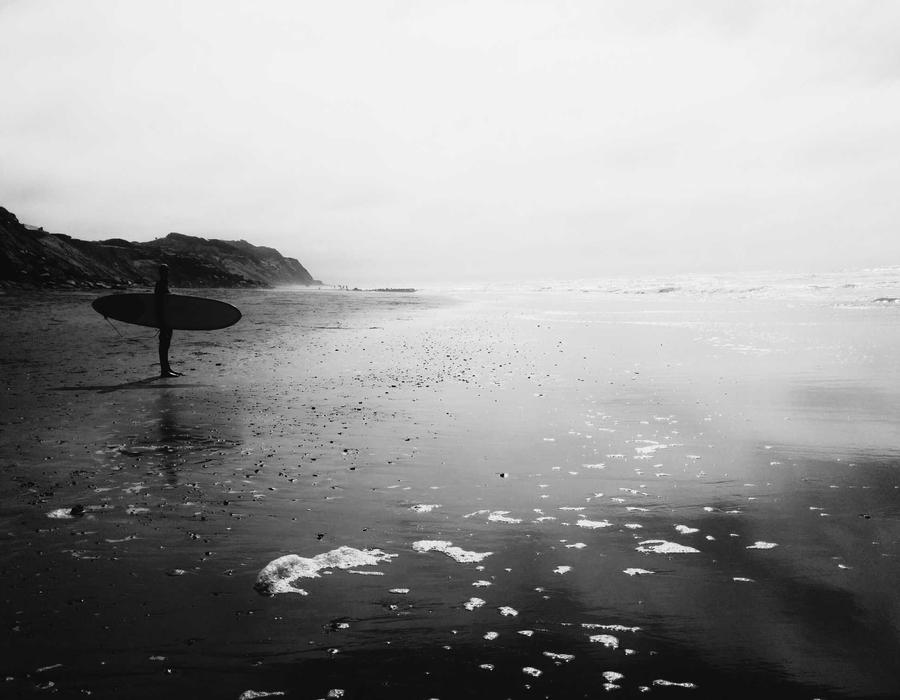
#> input picture test_nondocs/pic1.jpg, 900 x 700 px
$ python -i preprocessing.py   (imports and definitions only)
#> lines starting #> are read from the running program, lines starting #| are printed output that depends on the picture
"""
preprocessing.py — Image loading, standardization, and ELA computation

Optimized for speed: avoids double-loading images, uses efficient ELA.
"""

import io
from pathlib import Path
from typing import Tuple, Optional

import cv2
import numpy as np
from PIL import Image

TARGET_SIZE = (512, 512)


def load_image(image_path: str | Path) -> np.ndarray:
#> called with image_path = '../test_nondocs/pic1.jpg'
    image_path = Path(image_path)
    if not image_path.exists():
        raise FileNotFoundError(f"Image not found: {image_path}")
    try:
        img = cv2.imread(str(image_path), cv2.IMREAD_COLOR)
#> img is the input picture: shape (700, 900, 3); min 0, max 255, mean 153
        if img is None:
            raise ValueError("OpenCV returned None")
        return img
    except Exception:
        pil_img = Image.open(image_path).convert("RGB")
        return cv2.cvtColor(np.array(pil_img), cv2.COLOR_RGB2BGR)


def standardize_image(img: np.ndarray, target_size: Tuple[int, int] = TARGET_SIZE) -> np.ndarray:
#> called with target_size = (512, 512)
    return cv2.resize(img, target_size, interpolation=cv2.INTER_LANCZOS4)
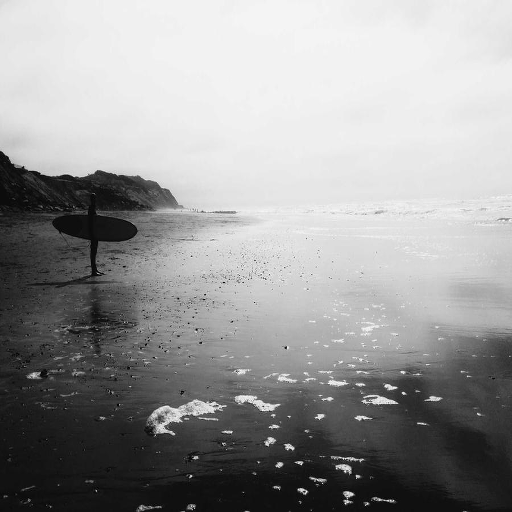
#> returned value: shape (512, 512, 3); min 0, max 255, mean 153.1


def compute_ela_from_image(
    img: np.ndarray,
    quality: int = 90,
    target_size: Tuple[int, int] = TARGET_SIZE,
) -> Tuple[np.ndarray, dict]:
    """
    Compute ELA from an already-loaded image (avoids re-reading from disk).
    """
#> called with quality = 90, target_size = (512, 512)
    # Work at reduced size for speed
    work_size = (256, 256)
    img_small = cv2.resize(img, work_size, interpolation=cv2.INTER_LANCZOS4)
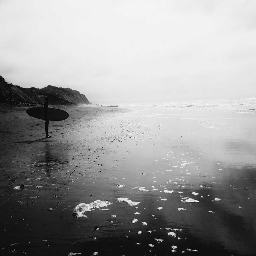
#> img_small: shape (256, 256, 3); min 0, max 255, mean 153.1

    encode_param = [int(cv2.IMWRITE_JPEG_QUALITY), quality]
    success, encoded = cv2.imencode(".jpg", img_small, encode_param)
#> encoded = 15475 values, max 255 at index 0, min 0 at index 4, mean 123.8
    if not success:
        h, w = target_size
        return np.zeros((h, w), dtype=np.uint8), {
            "mean": 0.0, "variance": 0.0, "hotspot_count": 0, "max_error": 0.0, "hotspot_ratio": 0.0
        }

    resaved = cv2.imdecode(encoded, cv2.IMREAD_COLOR)
    if resaved.shape != img_small.shape:
        resaved = cv2.resize(resaved, (img_small.shape[1], img_small.shape[0]))

    diff = cv2.absdiff(img_small, resaved)
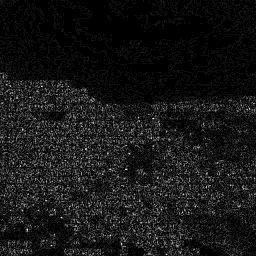
#> diff: shape (256, 256, 3); min 0, max 18, mean 1.6; drawn with min black and max white
    ela_gray = cv2.cvtColor(diff, cv2.COLOR_BGR2GRAY)

    # Resize to target
    ela_resized = cv2.resize(ela_gray, target_size, interpolation=cv2.INTER_LANCZOS4)
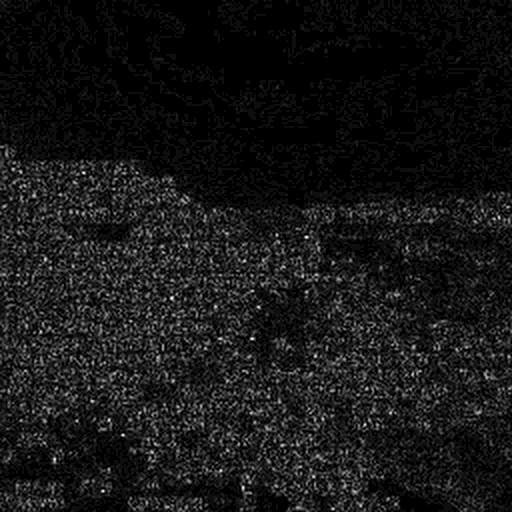
#> ela_resized: shape (512, 512); min 0, max 18, mean 1.61; drawn with min black and max white

    ela_float = ela_resized.astype(np.float32)
    mean_val = float(np.mean(ela_float))
#> mean_val = 1.61
    var_val = float(np.var(ela_float))
#> var_val = 3.71
    max_val = float(np.max(ela_float))
#> max_val = 18
    threshold = mean_val * 2.0 if mean_val > 0 else 0
#> threshold = 3.22
    hotspot_count = int(np.sum(ela_float > threshold))
#> hotspot_count = 38238
    total_pixels = ela_resized.shape[0] * ela_resized.shape[1]
#> total_pixels = 262144

    ela_stats = {
        "mean": mean_val,
        "variance": var_val,
        "hotspot_count": hotspot_count,
        "max_error": max_val,
        "hotspot_ratio": hotspot_count / total_pixels,
    }
#> ela_stats = {'mean': 1.61, 'variance': 3.71, 'hotspot_count': 38238, 'max_error': 18, 'hotspot_ratio': 0.146}

    return ela_resized, ela_stats


def preprocess_image(
    image_path: str | Path, target_size: Tuple[int, int] = TARGET_SIZE
) -> dict:
    """
    Full preprocessing pipeline — optimized to load image only once.
    """
    img = load_image(image_path)
    resized = standardize_image(img, target_size)
    ela_map, ela_stats = compute_ela_from_image(img, target_size=target_size)

    return {
        "original": resized,
        "ela_map": ela_map,
        "ela_stats": ela_stats,
        "image_path": str(image_path),
    }


# Backward compatibility alias
def compute_ela(image_path, quality=90, target_size=TARGET_SIZE):
    img = load_image(image_path)
    return compute_ela_from_image(img, quality=quality, target_size=target_size)

>>> result = preprocess_image('../test_nondocs/pic1.jpg')
#> result = 4 items

$ run again, on test_nondocs/pic2.jpg
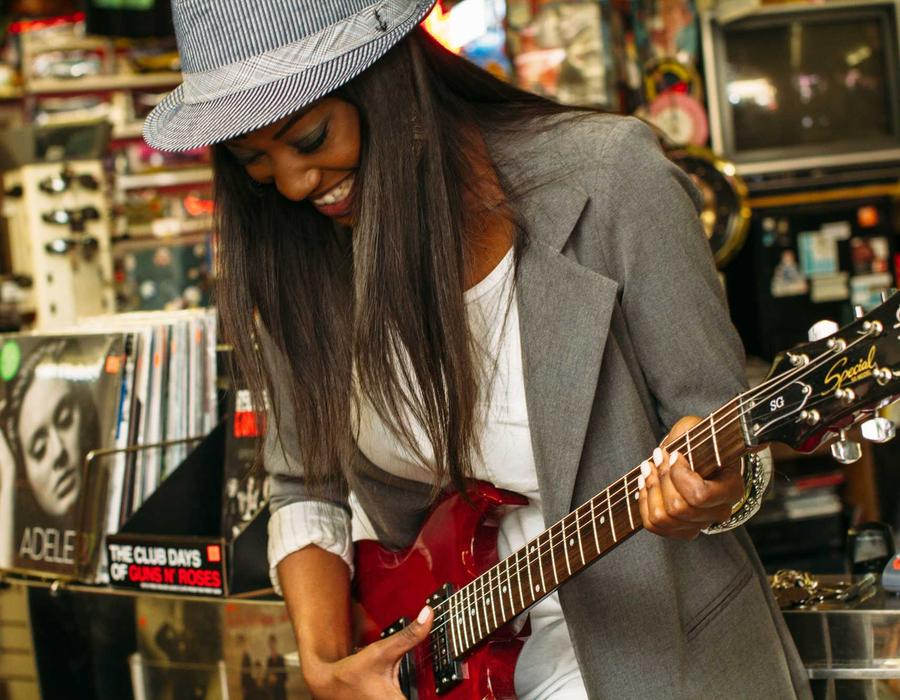
#> input picture test_nondocs/pic2.jpg, 900 x 700 px
#> in load_image, img is the input picture: shape (700, 900, 3); mean B, G, R 66.3, 86.8, 105
#> in compute_ela_from_image, `img_small = cv2.resize(img, work_size, interpolation=cv2.INTER_LANCZOS4)`:
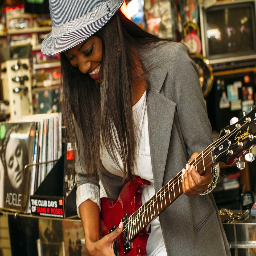
#> img_small: shape (256, 256, 3); mean B, G, R 66.3, 86.8, 105
#> in compute_ela_from_image, `ela_float = ela_resized.astype(np.float32)`:
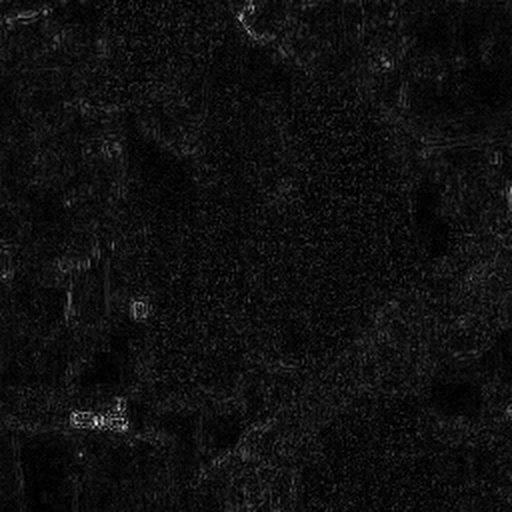
#> ela_float: shape (512, 512) float32; min 0, max 56, mean 3.4; drawn with min black and max white
#> mean_val = 3.43
#> var_val = 5.91
#> max_val = 56
#> threshold = 6.85
#> hotspot_count = 22632
#> in compute_ela_from_image, `ela_stats = { "mean": mean_val, "variance": var_val, "hotspot_count": ..`: ela_stats = {'mean': 3.43, 'variance': 5.91, 'hotspot_count': 22632, 'max_error': 56, 'hotspot_ratio': 0.0863}
#> result = 4 items

$ run again, on test_nondocs/pic3.jpg
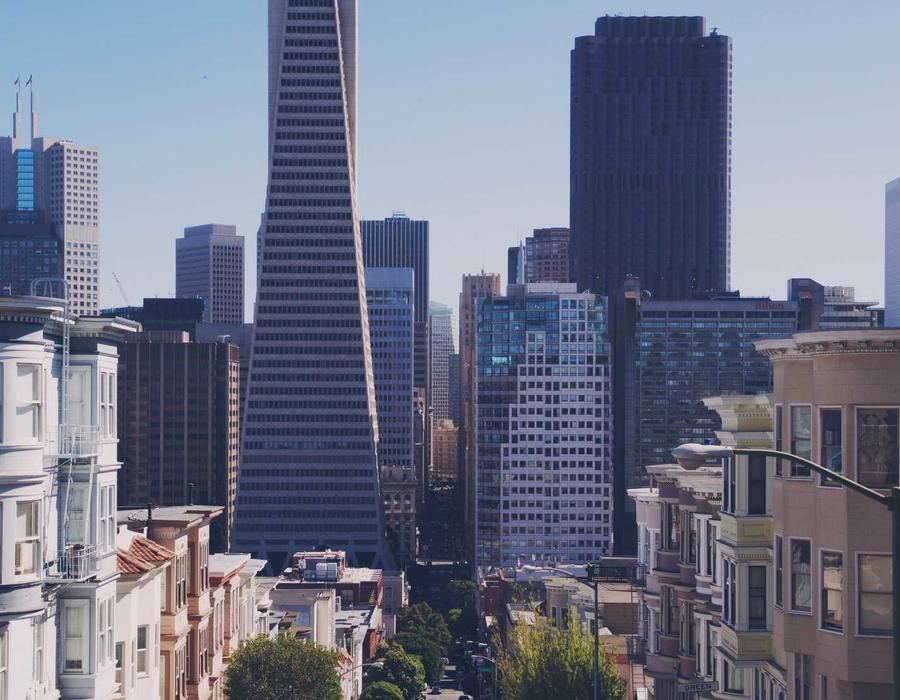
#> input picture test_nondocs/pic3.jpg, 900 x 700 px
#> in load_image, img is the input picture: shape (700, 900, 3); mean B, G, R 135.4, 116.6, 111.3
#> in compute_ela_from_image, `diff = cv2.absdiff(img_small, resaved)`:
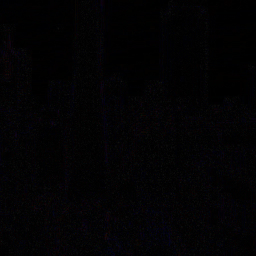
#> diff: shape (256, 256, 3); mean B, G, R 3.5, 2.3, 2.9
#> in compute_ela_from_image, `ela_resized = cv2.resize(ela_gray, target_size, interpolation=cv2.INTE..`:
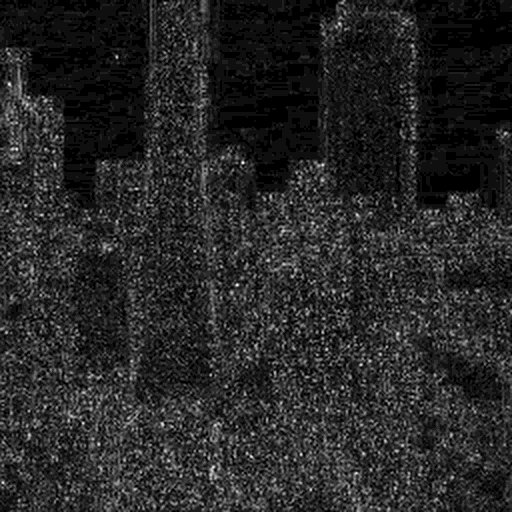
#> ela_resized: shape (512, 512); min 0, max 17, mean 2.62; drawn with min black and max white
#> mean_val = 2.62
#> var_val = 4.24
#> max_val = 17
#> threshold = 5.23
#> hotspot_count = 24761
#> in compute_ela_from_image, `ela_stats = { "mean": mean_val, "variance": var_val, "hotspot_count": ..`: ela_stats = {'mean': 2.62, 'variance': 4.24, 'hotspot_count': 24761, 'max_error': 17, 'hotspot_ratio': 0.0945}
#> result = 4 items

$ run again, on test_nondocs/pic4.jpg
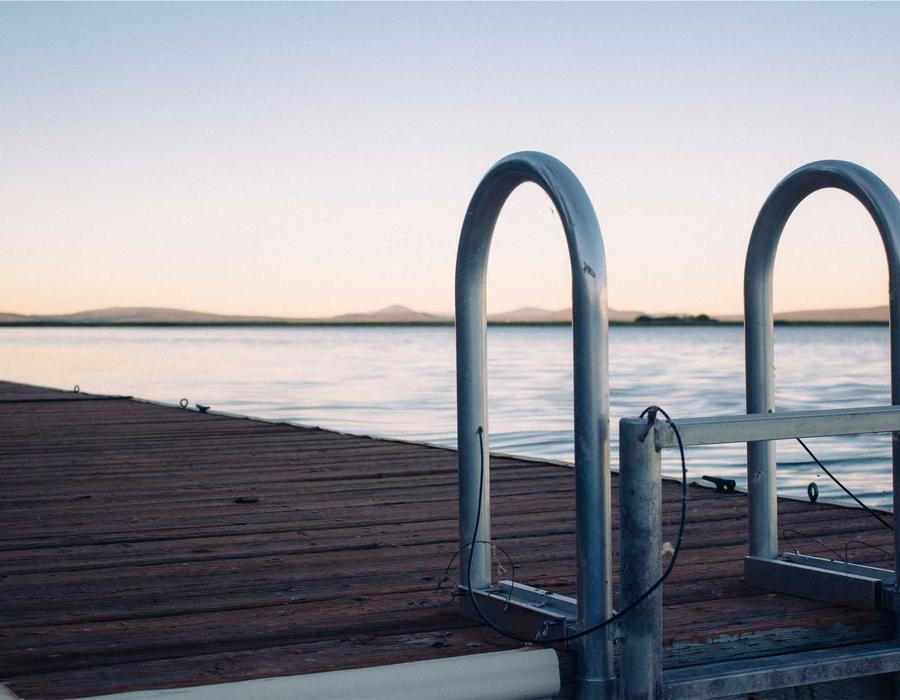
#> input picture test_nondocs/pic4.jpg, 900 x 700 px
#> in load_image, img is the input picture: shape (700, 900, 3); mean B, G, R 154.6, 147.3, 146.8
#> in compute_ela_from_image, `img_small = cv2.resize(img, work_size, interpolation=cv2.INTER_LANCZOS4)`:
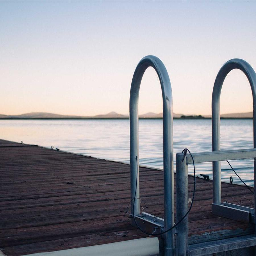
#> img_small: shape (256, 256, 3); mean B, G, R 154.5, 147.2, 146.8
#> encoded = 17946 values, max 255 at index 0, min 0 at index 4, mean 128.7
#> in compute_ela_from_image, `ela_resized = cv2.resize(ela_gray, target_size, interpolation=cv2.INTE..`:
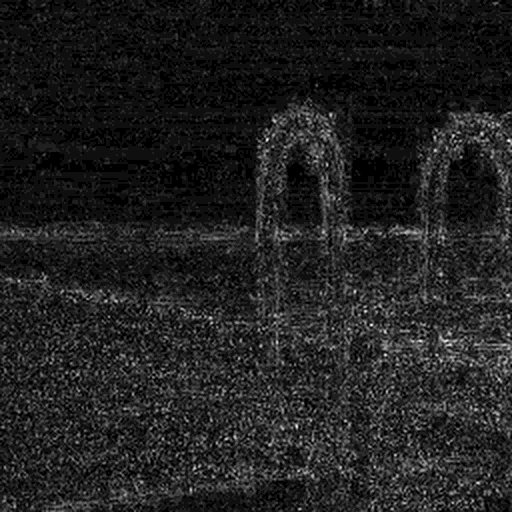
#> ela_resized: shape (512, 512); min 0, max 16, mean 2.09; drawn with min black and max white
#> mean_val = 2.09
#> var_val = 2.98
#> max_val = 16
#> threshold = 4.19
#> hotspot_count = 25096
#> in compute_ela_from_image, `ela_stats = { "mean": mean_val, "variance": var_val, "hotspot_count": ..`: ela_stats = {'mean': 2.09, 'variance': 2.98, 'hotspot_count': 25096, 'max_error': 16, 'hotspot_ratio': 0.0957}
#> result = 4 items
